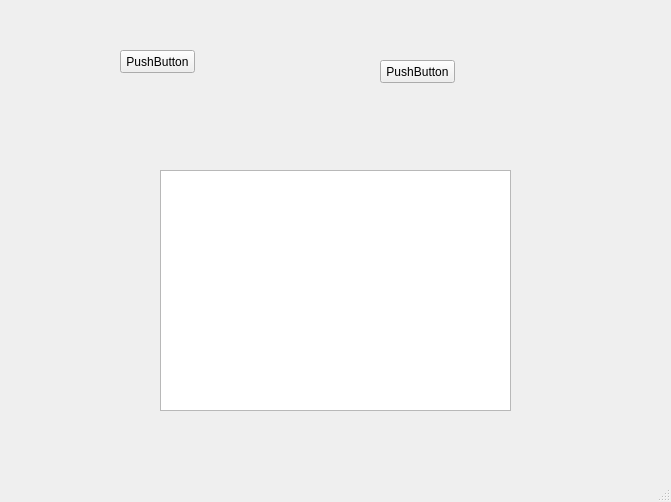
<?xml version="1.0" encoding="UTF-8"?>
<ui version="4.0">
 <class>MainWindow</class>
 <widget class="QMainWindow" name="MainWindow">
  <property name="geometry">
   <rect>
    <x>0</x>
    <y>0</y>
    <width>671</width>
    <height>502</height>
   </rect>
  </property>
  <property name="windowTitle">
   <string>MainWindow</string>
  </property>
  <widget class="QWidget" name="centralwidget">
   <widget class="QTableView" name="tableView">
    <property name="geometry">
     <rect>
      <x>160</x>
      <y>170</y>
      <width>351</width>
      <height>241</height>
     </rect>
    </property>
   </widget>
   <widget class="QPushButton" name="pushButton">
    <property name="geometry">
     <rect>
      <x>120</x>
      <y>50</y>
      <width>75</width>
      <height>23</height>
     </rect>
    </property>
    <property name="text">
     <string>PushButton</string>
    </property>
   </widget>
   <widget class="QPushButton" name="pushButton_4">
    <property name="geometry">
     <rect>
      <x>380</x>
      <y>60</y>
      <width>75</width>
      <height>23</height>
     </rect>
    </property>
    <property name="text">
     <string>PushButton</string>
    </property>
   </widget>
  </widget>
  <widget class="QMenuBar" name="menubar">
   <property name="geometry">
    <rect>
     <x>0</x>
     <y>0</y>
     <width>671</width>
     <height>21</height>
    </rect>
   </property>
  </widget>
  <widget class="QStatusBar" name="statusbar"/>
 </widget>
 <resources/>
 <connections/>
</ui>
